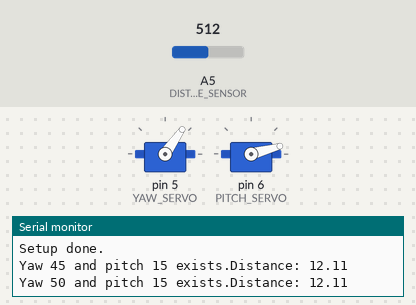
Simulated run of this sketch. Board: Arduino Uno, built with avr-gcc and run on an emulated ATmega328P. On the bench: 2 × servo, the last lines printed to the serial monitor. The test bench sets the inputs (shaded band); at power-on: A5 (DISTANCE_SENSOR) = 512.

Above: at 1.3 s.
1.4 s: A5 (DISTANCE_SENSOR) set to 339
At 3.0 s:
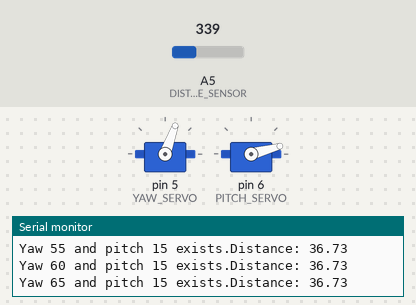
4.4 s: A5 (DISTANCE_SENSOR) set to 306
At 5.0 s:
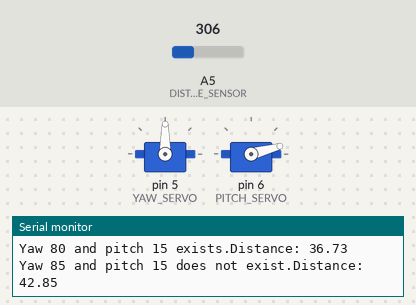
Timing chart, 0 to 34.7 s (numbered marks = the images above; inputs shaded):
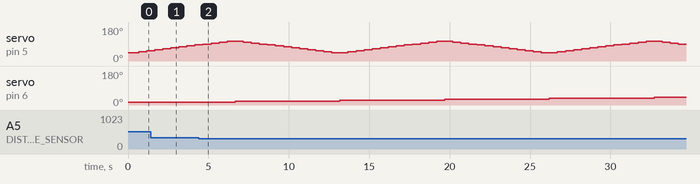

Measured:
- the behaviour switches between 321 and 320 on A5 (DISTANCE_SENSOR) (found by bisection; images 1 and 2)

The sketch:

3DScanner.ino
```cpp
#include <Servo.h>

// Sensor
#define DISTANCE_SENSOR A5
#define DISTANCE_CUTOFF 40
#define DIST_FROM_SENSOR 20


// Servos
#define YAW_SERVO 5
#define PITCH_SERVO 6
Servo yaw;
Servo pitch;

#define MIN_YAW 45
#define MAX_YAW 105
#define YAW_STEP 5

#define MIN_PITCH 15
#define MAX_PITCH 60
#define PITCH_STEP 5

int yawIndex = 0;
int pitchIndex = 0;
int indexDirection = 1;

#define WAIT_TIME 500


// Info storage
#define NUM_READS 3
#define NUM_YAW (MAX_YAW - MIN_YAW) / YAW_STEP + 1
#define NUM_PITCH (MAX_PITCH - MIN_PITCH) / PITCH_STEP + 1
boolean pointExists[NUM_YAW][NUM_PITCH];
double distances[NUM_YAW][NUM_PITCH];
unsigned long lastUpdateTime;
boolean done = false;

// Given a value from the distance sensor, return the distance in cm
double analogToDistance(int analog) {
  return (log(analog) - 6.44124) / -0.01675;
}
// Given a distance from the distance sensor, return whether the scanner sees something
boolean doesPointExist(double distance) {
  return distance < DISTANCE_CUTOFF;
}


void setup() {
  // Distance sensor setup
  pinMode(DISTANCE_SENSOR, INPUT);

  // Servo setup
  yaw.attach(YAW_SERVO);
  yaw.write(MIN_YAW);
  yawIndex = 0;
  pitch.attach(PITCH_SERVO);
  pitch.write(MIN_PITCH);
  pitchIndex = 0;
  indexDirection = 1;

  // Info setup
  lastUpdateTime = millis();
  done = false;

  // General setup
  Serial.begin(9600);
  Serial.println("Setup done.");
}

void loop() {
  // If finished scan, do nothing
  if (!done) {
    unsigned long currentTime = millis();

    // Allow servo time to move and sensor to take reading
    if (currentTime - lastUpdateTime > WAIT_TIME) {
      lastUpdateTime = currentTime;

      // See if point is there
      double sum = 0;
      for (int reading = 0; reading < NUM_READS; reading++) {
      int analog = analogRead(DISTANCE_SENSOR);
        sum += analogToDistance(analog);
        delay(50);
      }
      double finalDistance = sum / NUM_READS;
      distances[yawIndex][pitchIndex] = finalDistance;
      pointExists[yawIndex][pitchIndex] = doesPointExist(finalDistance);


      // Log info
      Serial.print("Yaw ");
      Serial.print(MIN_YAW + yawIndex * YAW_STEP);
      Serial.print(" and pitch ");
      Serial.print(MIN_PITCH + pitchIndex * PITCH_STEP);
      if (pointExists[yawIndex][pitchIndex]) {
        Serial.print(" exists.");
      } else {
        Serial.print(" does not exist.");
      }
      Serial.print("Distance: ");
      Serial.println(finalDistance);

      // Increment position
      yawIndex += indexDirection;
      if (yawIndex >= NUM_YAW || yawIndex < 0) {
        yawIndex = constrain(yawIndex, 0, NUM_YAW - 1);
        indexDirection = -indexDirection;
        pitchIndex++;
        if (pitchIndex >= NUM_PITCH) {
          done = true;

          // Print out general info to send to python
          Serial.print("{'minYaw': ");
          Serial.print(MIN_YAW);
          Serial.print(", 'maxYaw': ");
          Serial.print(MAX_YAW);
          Serial.print(", 'yawStep': ");
          Serial.print(YAW_STEP);
          Serial.print(", 'minPitch': ");
          Serial.print(MIN_PITCH);
          Serial.print(", 'maxPitch': ");
          Serial.print(MAX_PITCH);
          Serial.print(", 'pitchStep': ");
          Serial.print(PITCH_STEP);
          Serial.print(", 'distances': [");

          // Print out data for each point
          for (yawIndex = 0; yawIndex < NUM_YAW; yawIndex++) {
            Serial.print("[");
            for (pitchIndex = 0; pitchIndex < NUM_PITCH; pitchIndex++) {
              Serial.print(distances[yawIndex][pitchIndex]);
              if (pitchIndex < NUM_PITCH - 1) {
                Serial.print(", ");
              }
            }
            Serial.print("]");
            if (yawIndex < NUM_YAW - 1) {
              Serial.print(", ");
            }
          }
          Serial.println("]}");
        }
      }

      // Update servo position
      yaw.write(MIN_YAW + yawIndex * YAW_STEP);
      pitch.write(MIN_PITCH + pitchIndex * PITCH_STEP);
    }
  }
}
```
